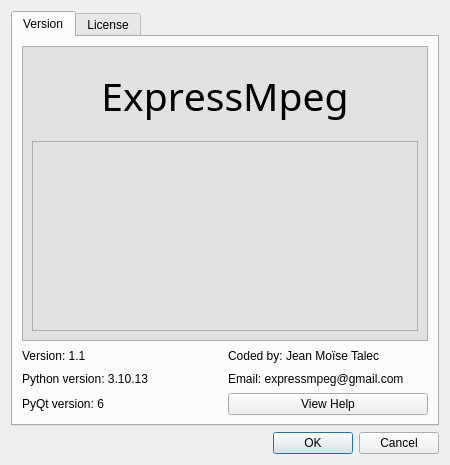
<?xml version="1.0" encoding="UTF-8"?>
<ui version="4.0">
 <class>Dialog</class>
 <widget class="QDialog" name="Dialog">
  <property name="geometry">
   <rect>
    <x>0</x>
    <y>0</y>
    <width>450</width>
    <height>465</height>
   </rect>
  </property>
  <property name="minimumSize">
   <size>
    <width>450</width>
    <height>450</height>
   </size>
  </property>
  <property name="maximumSize">
   <size>
    <width>450</width>
    <height>465</height>
   </size>
  </property>
  <property name="windowTitle">
   <string>About</string>
  </property>
  <layout class="QVBoxLayout" name="verticalLayout">
   <item>
    <widget class="QTabWidget" name="tabWidget">
     <property name="currentIndex">
      <number>0</number>
     </property>
     <widget class="QWidget" name="tab">
      <attribute name="title">
       <string>Version</string>
      </attribute>
      <layout class="QGridLayout" name="gridLayout">
       <item row="3" column="0">
        <widget class="QLabel" name="label_4">
         <property name="text">
          <string>PyQt version: 6</string>
         </property>
        </widget>
       </item>
       <item row="1" column="0">
        <widget class="QLabel" name="label_3">
         <property name="text">
          <string>Version: 1.1</string>
         </property>
        </widget>
       </item>
       <item row="2" column="1">
        <widget class="QLabel" name="label_8">
         <property name="text">
          <string>Email: expressmpeg@gmail.com</string>
         </property>
        </widget>
       </item>
       <item row="1" column="1">
        <widget class="QLabel" name="label_6">
         <property name="text">
          <string>Coded by: Jean Moïse Talec</string>
         </property>
        </widget>
       </item>
       <item row="2" column="0">
        <widget class="QLabel" name="label_5">
         <property name="text">
          <string>Python version: 3.10.13</string>
         </property>
        </widget>
       </item>
       <item row="0" column="0" colspan="2">
        <widget class="QFrame" name="frame_2">
         <property name="styleSheet">
          <string notr="true">QFrame{
	
	background-color: rgb(225, 225, 225);
}</string>
         </property>
         <property name="frameShape">
          <enum>QFrame::StyledPanel</enum>
         </property>
         <property name="frameShadow">
          <enum>QFrame::Raised</enum>
         </property>
         <layout class="QVBoxLayout" name="verticalLayout_3">
          <item>
           <widget class="QLabel" name="label_2">
            <property name="minimumSize">
             <size>
              <width>0</width>
              <height>79</height>
             </size>
            </property>
            <property name="font">
             <font>
              <family>Helvetica Rounded</family>
              <pointsize>29</pointsize>
              <italic>false</italic>
              <bold>false</bold>
              <underline>false</underline>
              <strikeout>false</strikeout>
              <kerning>false</kerning>
             </font>
            </property>
            <property name="styleSheet">
             <string notr="true"/>
            </property>
            <property name="text">
             <string>ExpressMpeg</string>
            </property>
            <property name="alignment">
             <set>Qt::AlignCenter</set>
            </property>
           </widget>
          </item>
          <item>
           <widget class="QFrame" name="frame">
            <property name="frameShape">
             <enum>QFrame::StyledPanel</enum>
            </property>
            <property name="frameShadow">
             <enum>QFrame::Raised</enum>
            </property>
            <layout class="QHBoxLayout" name="horizontalLayout">
             <item>
              <widget class="QLabel" name="label">
               <property name="minimumSize">
                <size>
                 <width>170</width>
                 <height>170</height>
                </size>
               </property>
               <property name="maximumSize">
                <size>
                 <width>170</width>
                 <height>170</height>
                </size>
               </property>
               <property name="font">
                <font>
                 <kerning>true</kerning>
                </font>
               </property>
               <property name="text">
                <string/>
               </property>
               <property name="pixmap">
                <pixmap resource="source.qrc">:/favicon/favicon.png</pixmap>
               </property>
               <property name="scaledContents">
                <bool>true</bool>
               </property>
               <property name="alignment">
                <set>Qt::AlignCenter</set>
               </property>
              </widget>
             </item>
            </layout>
           </widget>
          </item>
         </layout>
        </widget>
       </item>
       <item row="3" column="1">
        <widget class="QPushButton" name="pushButton">
         <property name="text">
          <string>View Help</string>
         </property>
        </widget>
       </item>
      </layout>
     </widget>
     <widget class="QWidget" name="tab_2">
      <attribute name="title">
       <string>License</string>
      </attribute>
      <layout class="QVBoxLayout" name="verticalLayout_4">
       <item>
        <widget class="QTextBrowser" name="textBrowser">
         <property name="styleSheet">
          <string notr="true"/>
         </property>
         <property name="html">
          <string>&lt;!DOCTYPE HTML PUBLIC &quot;-//W3C//DTD HTML 4.0//EN&quot; &quot;http://www.w3.org/TR/REC-html40/strict.dtd&quot;&gt;
&lt;html&gt;&lt;head&gt;&lt;meta name=&quot;qrichtext&quot; content=&quot;1&quot; /&gt;&lt;meta charset=&quot;utf-8&quot; /&gt;&lt;style type=&quot;text/css&quot;&gt;
p, li { white-space: pre-wrap; }
hr { height: 1px; border-width: 0; }
li.unchecked::marker { content: &quot;\2610&quot;; }
li.checked::marker { content: &quot;\2612&quot;; }
&lt;/style&gt;&lt;/head&gt;&lt;body style=&quot; font-family:'Segoe UI'; font-size:9pt; font-weight:400; font-style:normal;&quot;&gt;
&lt;p style=&quot; margin-top:12px; margin-bottom:0px; margin-left:0px; margin-right:0px; -qt-block-indent:0; text-indent:0px;&quot;&gt;&lt;span style=&quot; font-family:'Courier New'; font-size:10pt;&quot;&gt;Copyright 2023 ExpressMpeg&lt;/span&gt;&lt;/p&gt;
&lt;p style=&quot;-qt-paragraph-type:empty; margin-top:0px; margin-bottom:0px; margin-left:0px; margin-right:0px; -qt-block-indent:0; text-indent:0px; font-family:'Courier New'; font-size:10pt;&quot;&gt;&lt;br /&gt;&lt;/p&gt;
&lt;p style=&quot; margin-top:0px; margin-bottom:0px; margin-left:0px; margin-right:0px; -qt-block-indent:0; text-indent:0px;&quot;&gt;&lt;span style=&quot; font-family:'Courier New'; font-size:10pt;&quot;&gt;Permission is hereby granted, free of charge, to any person obtaining a copy of this software and associated documentation files (the “Software”), to deal in the Software without restriction, including without limitation the rights to use, copy, modify, merge, publish, distribute, sublicense, and/or sell copies of the Software, and to permit persons to whom the Software is furnished to do so, subject to the following conditions:&lt;/span&gt;&lt;/p&gt;
&lt;p style=&quot;-qt-paragraph-type:empty; margin-top:0px; margin-bottom:0px; margin-left:0px; margin-right:0px; -qt-block-indent:0; text-indent:0px; font-family:'Courier New'; font-size:10pt;&quot;&gt;&lt;br /&gt;&lt;/p&gt;
&lt;p style=&quot; margin-top:0px; margin-bottom:0px; margin-left:0px; margin-right:0px; -qt-block-indent:0; text-indent:0px;&quot;&gt;&lt;span style=&quot; font-family:'Courier New'; font-size:10pt;&quot;&gt;The above copyright notice and this permission notice shall be included in all copies or substantial portions of the Software.&lt;/span&gt;&lt;/p&gt;
&lt;p style=&quot;-qt-paragraph-type:empty; margin-top:0px; margin-bottom:0px; margin-left:0px; margin-right:0px; -qt-block-indent:0; text-indent:0px; font-family:'Courier New'; font-size:10pt;&quot;&gt;&lt;br /&gt;&lt;/p&gt;
&lt;p style=&quot; margin-top:0px; margin-bottom:12px; margin-left:0px; margin-right:0px; -qt-block-indent:0; text-indent:0px;&quot;&gt;&lt;span style=&quot; font-family:'Courier New'; font-size:10pt;&quot;&gt;THE SOFTWARE IS PROVIDED “AS IS”, WITHOUT WARRANTY OF ANY KIND, EXPRESS OR IMPLIED, INCLUDING BUT NOT LIMITED TO THE WARRANTIES OF MERCHANTABILITY, FITNESS FOR A PARTICULAR PURPOSE AND NONINFRINGEMENT. IN NO EVENT SHALL THE AUTHORS OR COPYRIGHT HOLDERS BE LIABLE FOR ANY CLAIM, DAMAGES OR OTHER LIABILITY, WHETHER IN AN ACTION OF CONTRACT, TORT OR OTHERWISE, ARISING FROM, OUT OF OR IN CONNECTION WITH THE SOFTWARE OR THE USE OR OTHER DEALINGS IN THE SOFTWARE.&lt;/span&gt;&lt;/p&gt;&lt;/body&gt;&lt;/html&gt;</string>
         </property>
        </widget>
       </item>
      </layout>
     </widget>
    </widget>
   </item>
   <item>
    <widget class="QDialogButtonBox" name="buttonBox">
     <property name="minimumSize">
      <size>
       <width>0</width>
       <height>0</height>
      </size>
     </property>
     <property name="orientation">
      <enum>Qt::Horizontal</enum>
     </property>
     <property name="standardButtons">
      <set>QDialogButtonBox::Cancel|QDialogButtonBox::Ok</set>
     </property>
    </widget>
   </item>
  </layout>
 </widget>
 <resources>
  <include location="source.qrc"/>
 </resources>
 <connections>
  <connection>
   <sender>buttonBox</sender>
   <signal>accepted()</signal>
   <receiver>Dialog</receiver>
   <slot>accept()</slot>
   <hints>
    <hint type="sourcelabel">
     <x>248</x>
     <y>254</y>
    </hint>
    <hint type="destinationlabel">
     <x>157</x>
     <y>274</y>
    </hint>
   </hints>
  </connection>
  <connection>
   <sender>buttonBox</sender>
   <signal>rejected()</signal>
   <receiver>Dialog</receiver>
   <slot>reject()</slot>
   <hints>
    <hint type="sourcelabel">
     <x>316</x>
     <y>260</y>
    </hint>
    <hint type="destinationlabel">
     <x>286</x>
     <y>274</y>
    </hint>
   </hints>
  </connection>
 </connections>
</ui>
